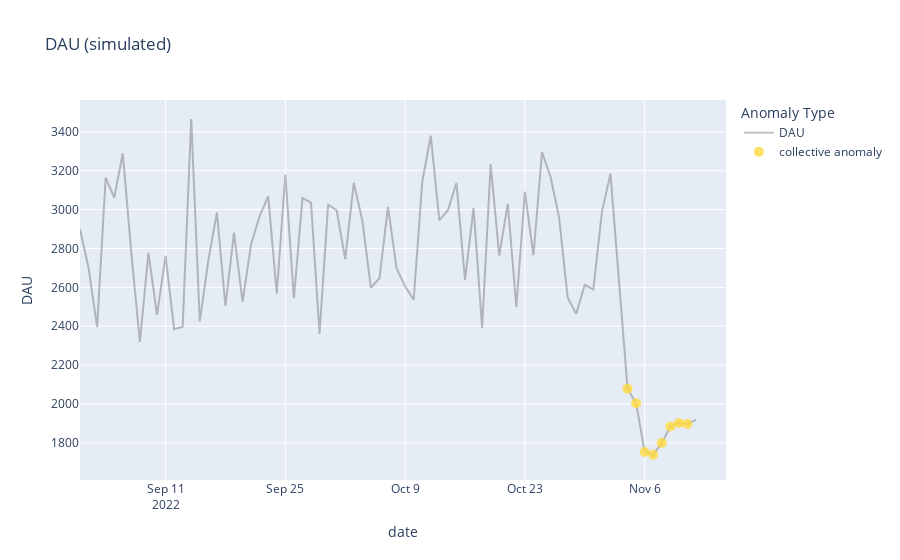

Source (notebook cell):
### Code cell
config={
    'anomaly_column':'isolation_ad',
    'legend_name': 'collective anomaly',
    'color':'rgba(255,217,61,0.8)'
}

anomalies = isolation_forest(df)
df_anomalies = _join_df_with_anomaly(df_anomalies,anomalies,config['anomaly_column'])
plot_anomalies(df_anomalies,y_column,config)
